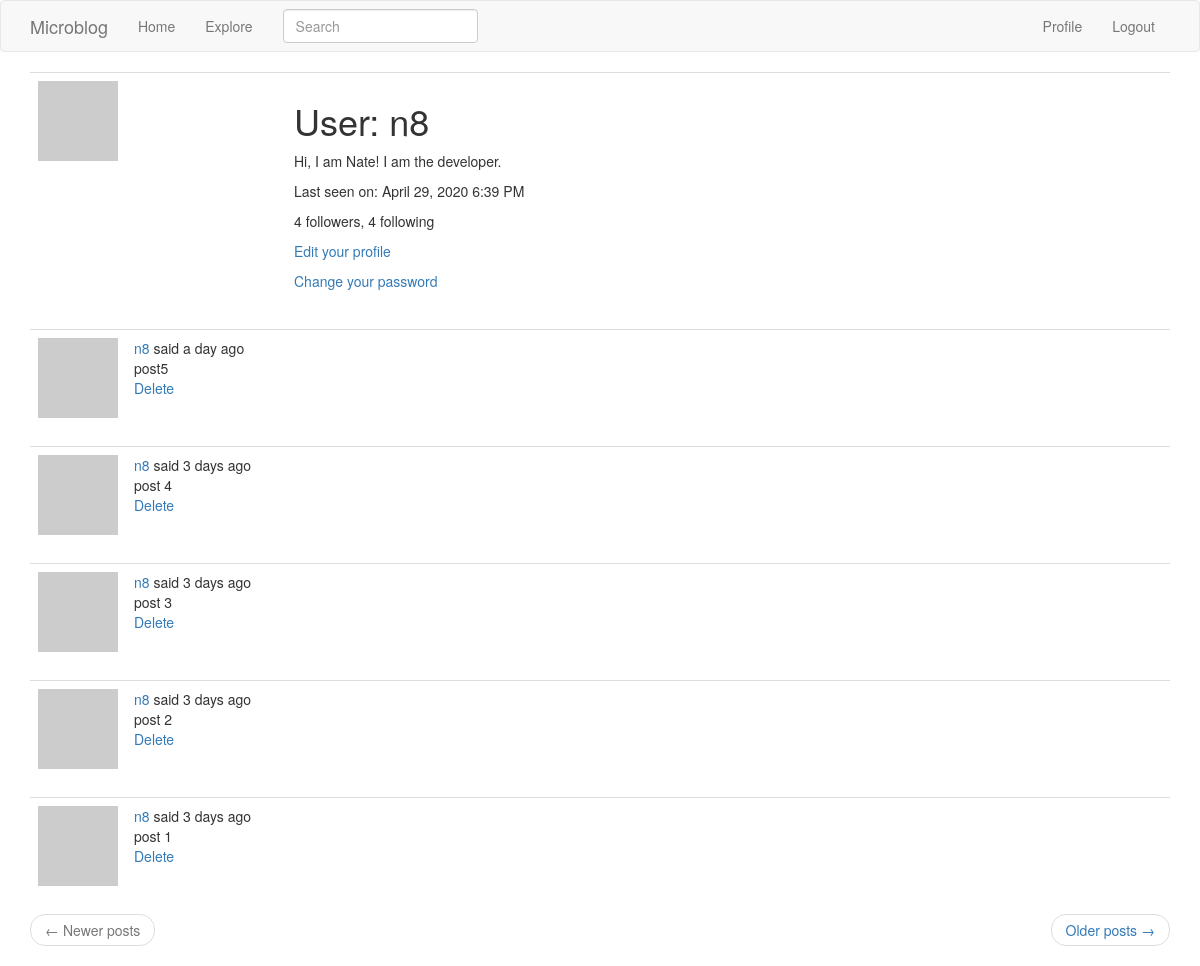
Before: /user/n8 (signed in) with the older database file.
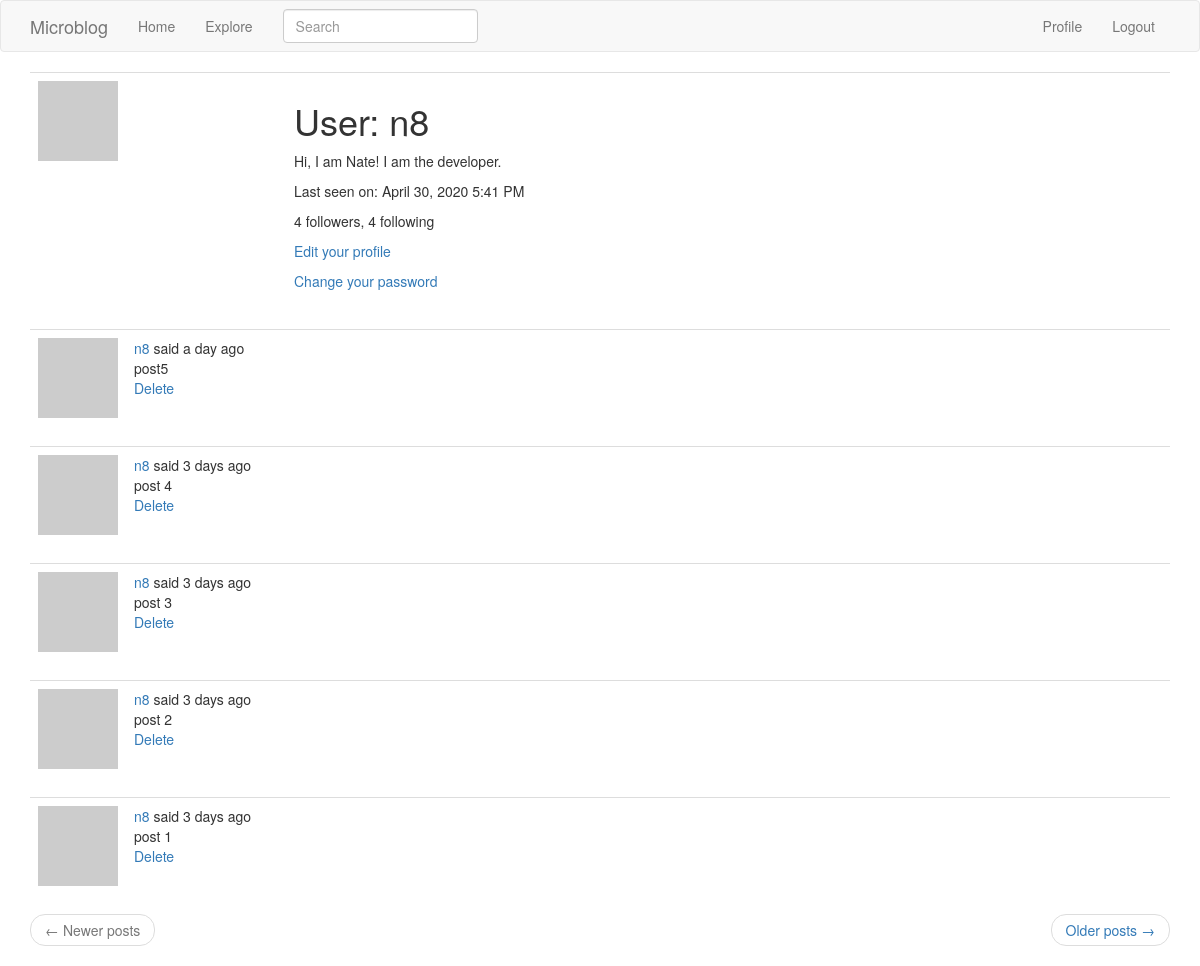
After: the same page with the newer database file.
### app/models.py (models this page shows, shortened)
class User(UserMixin, db.Model):
    id = db.Column(db.Integer, primary_key=True)
    username = db.Column(db.String(64), index=True, unique=True)
    email = db.Column(db.String(120), index=True, unique=True)
    password_hash = db.Column(db.String(128))
    posts = db.relationship('Post', backref='author', lazy='dynamic')
    about_me = db.Column(db.String(140))
    last_seen = db.Column(db.DateTime, default=datetime.utcnow)
    followed = db.relationship(
        'User', secondary = followers,
        primaryjoin = (followers.c.follower_id == id),
        secondaryjoin = (followers.c.followed_id == id),
        backref = db.backref('followers', lazy='dynamic'), lazy='dynamic')
    def avatar(self, size):
        digest = md5(self.email.lower().encode('utf-8')).hexdigest()
        return 'https://www.gravatar.com/avatar/{}?d=identicon&s={}'.format(digest, size)

### app/routes.py (the view)
@app.route('/user/<username>')
@login_required
def user(username):
    user = User.query.filter_by(username = username).first_or_404()
    page = request.args.get('page', 1, type = int)
    posts = user.posts.order_by(Post.timestamp.desc()).paginate(
        page, app.config['POSTS_PER_PAGE'], False)
    next_url = url_for('user', username = user.username, page = posts.next_num) \
        if posts.has_next else None
    prev_url = url_for('user', username = user.username, page = posts.prev_num) \
        if posts.has_prev else None
    return render_template('user.html', user = user, posts = posts.items,
                           next_url = next_url, prev_url = prev_url)

### app/forms.py
class SearchForm(FlaskForm):
    q = StringField(_l('Search'), validators = [DataRequired()])
    def __init__(self, *args, **kwargs):
        if 'formdata' not in kwargs:
            kwargs['formdata'] = request.args
        if 'csrf_enabled' not in kwargs:
            kwargs['csrf_enabled'] = False
        super(SearchForm, self).__init__(*args, **kwargs)

### app/models.py (called while the page is built)
@login.user_loader
def load_user(id):
    return User.query.get(int(id))\

    @classmethod
    def before_commit(cls, session):
        session._changes = {
            'add': list(session.new),
            'update': list(session.dirty),
            'delete': list(session.deleted)
        }

    @classmethod
    def after_commit(cls, session):
        for obj in session._changes['add']:
            if isinstance(obj, SearchableMixin):
                add_to_index(obj.__tablename__, obj)
        for obj in session._changes['update']:
            if isinstance(obj, SearchableMixin):
                add_to_index(obj.__tablename__, obj)
        for obj in session._changes['delete']:
            if isinstance(obj, SearchableMixin):
                remove_from_index(obj.__tablename__, obj)
        session._changes = None

### app/templates/user.html
{% extends "base.html" %}
{% block app_content %}
    <table class="table table-hover">
        <tr>
            <td width="256px"><img src="{{ user.avatar(256) }}"></td>
            <td>
                <h1>{{ _('User') }}: {{ user.username }}</h1>
                {% if user.about_me %}<p>{{ user.about_me }}</p>{% endif %}
                {% if user.last_seen %}
                <p>{{ _('Last seen on') }}: {{ moment(user.last_seen).format('LLL') }}</p>
                {% endif %}
                <p>{{ _('%(count)d followers', count=user.followers.count()) }}, {{ _('%(count)d following', count=user.followed.count()) }}</p>
                {% if user == current_user %}
                <p><a href="{{ url_for('edit_profile') }}">{{ _('Edit your profile') }}</a></p>
                <p><a href="{{ url_for('change_password') }}">{{ _('Change your password') }}</a></p>
                {% elif not current_user.is_following(user) %}
                <p><a href="{{ url_for('follow', username=user.username) }}">{{ _('Follow') }}</a></p>
                {% else %}
                <p><a href="{{ url_for('unfollow', username=user.username) }}">{{ _('Unfollow') }}</a></p>
                {% endif %}
            </td>
        </tr>
    </table>
    {% for post in posts %}
        {% include '_post.html' %}
    {% endfor %}
    <nav aria-label="...">
        <ul class="pager">
            <li class="previous{% if not prev_url %} disabled{% endif %}">
                <a href="{{ prev_url or '#' }}">
                    <span aria-hidden="true">&larr;</span> {{ _('Newer posts') }}
                </a>
            </li>
            <li class="next{% if not next_url %} disabled{% endif %}">
                <a href="{{ next_url or '#' }}">
                    {{ _('Older posts') }} <span aria-hidden="true">&rarr;</span>
                </a>
            </li>
        </ul>
    </nav>
{% endblock %}

Changed rows visible on the page:
changed User "Hi, I am Nate! I am the developer.": last_seen "April 29, 2020 6:39 PM" → "April 30, 2020 5:41 PM"
